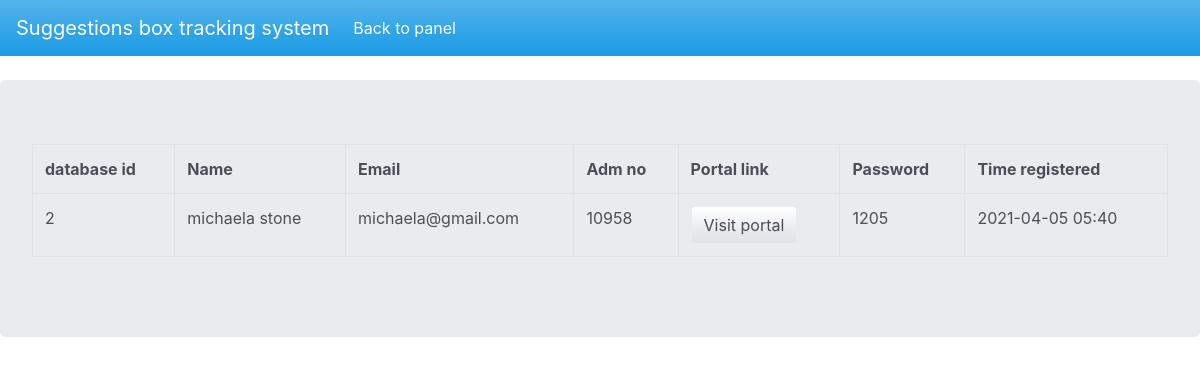
/admin/pages/suggestions/view.php?id=michaela stone, run on an earlier commit of the app's database.
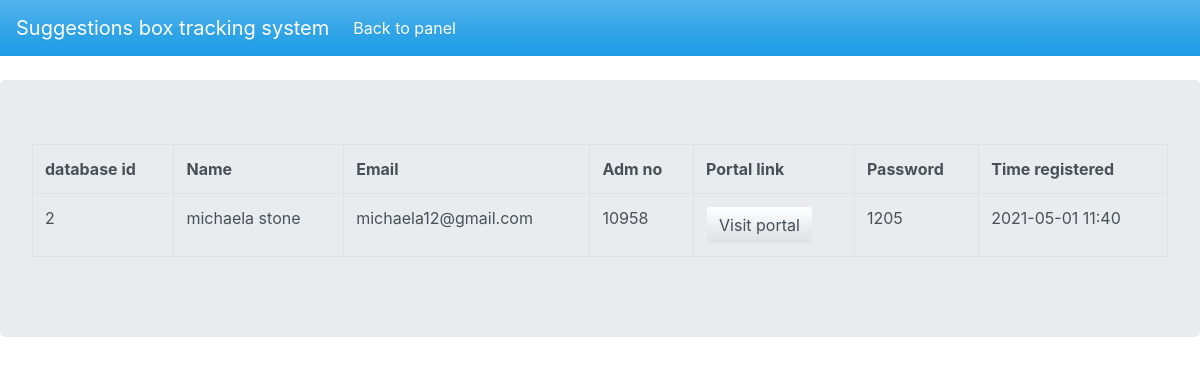
And on a later commit of the database.
### tables this page shows
CREATE TABLE `users` (
  `user_id` int(255) NOT NULL,
  `username` varchar(255) NOT NULL,
  `adm_no` int(255) NOT NULL,
  `passcode` varchar(255) NOT NULL,
  `user_mail` varchar(255) NOT NULL,
  `created_at` timestamp(6) NOT NULL DEFAULT current_timestamp(6) ON UPDATE current_timestamp(6)
);

### admin/pages/suggestions/view.php (the view, shortened to what this page needs)
<?php
$name = $_GET['id'];
require "../config.php";
$query = "SELECT * FROM `users` WHERE `username` LIKE '$name'";
$result = mysqli_query($conn,$query);
$search = mysqli_fetch_assoc($result);
?>
<!DOCTYPE html>
<html lang="en">
<head>
    <link rel="stylesheet" href="../../../css/bootstrap.min.css">
</head>
<body>
<nav class="navbar navbar-expand-lg navbar-dark bg-primary">
  <a class="navbar-brand" href="#">Suggestions box tracking system</a>
  <div class="collapse navbar-collapse" id="navbarColor01">
    <ul class="navbar-nav mr-auto">
      <li class="nav-item active">
        <a class="nav-link" href="../../"> Back to panel
        </a>
      </li>
      <li class="nav-item">
        <a class="nav-link" href="ht#"></a>
      </li>
    </ul>
  </div>
</nav>
    <br>
<div class="jumbotron">
<table class="table table-bordered">
        <tr>
            <th>database id</th>
            <th>Name</th>
            <th>Email</th>
            <th>Adm no</th>
            <th>Portal link</th>
            <th>Password</th>
            <th>Time registered</th>
        </tr>
        <?php
            $potalUrl = "../../../portals/".$search['username'];
        ?>
         <tr>
         <td><?php echo $search['user_id'];?></td>
         <td><?php echo $search['username'];?></td>
         <td><?php echo $search['user_mail']; ?></td>
         <td><?php echo $search['adm_no'];?></td>
         <td><a href="<?php echo $potalUrl;?>" class="btn btn-secondary">Visit portal</a></td>
         <td><?php echo $search['passcode'];?></td>
         <td><?php echo substr( $search['created_at'],0,16);?></td>
         </tr>
</table>
</div>
</body>
</html>

What changed in the data, as far as the page shows it:
changed users "michaela stone": user_mail "michaela@gmail.com" → "michaela12@gmail.com"; created_at "2021-04-05 05:40" → "2021-05-01 11:40"
